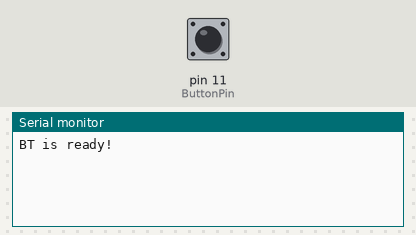
This sketch was run on a simulated Arduino Uno, built with avr-gcc and run on an emulated ATmega328P. On the bench: the last lines printed to the serial monitor. Inputs (shaded band) come from the test bench; at power-on: pin 11 (ButtonPin) LOW.

Above: at 1.2 s.
1.3 s: pin 11 (ButtonPin) pulled HIGH for 0.15 s
At 2.3 s:
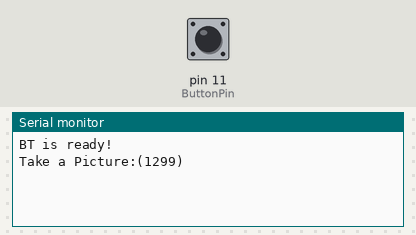
2.9 s: pin 11 (ButtonPin) pulled HIGH for 1 s
At 3.5 s:
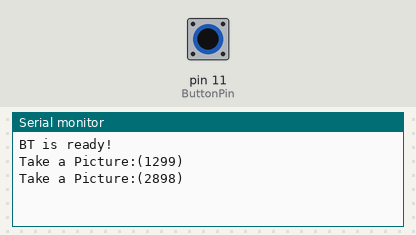

The sketch:

BT_Talk_Button.ino
```cpp
//  ref HC-05與HC-06藍牙模組補充說明（三）：使用Arduino設定AT命令
// ref http://swf.com.tw/?p=712

#include <SoftwareSerial.h>   // 引用程式庫
#define ButtonPin 11
char senddata ;

// 定義連接藍牙模組的序列埠
SoftwareSerial BT(8, 9); // 接收腳, 傳送腳
char val;  // 儲存接收資料的變數
int waitme = 0 ;

void setup() {
  pinMode(ButtonPin , INPUT) ;    // set Button pin as input data
  Serial.begin(9600);   // 與電腦序列埠連線
  Serial.println("BT is ready!");

  // 設定藍牙模組的連線速率
  // 如果是HC-05，請改成38400
  BT.begin(9600);
}

void loop() {
        if (waitme == 0)
          {
                if (digitalRead(ButtonPin)== HIGH)
                {
                    waitme = 1 ;
                    senddata = 99 ;
                    Serial.print("Take a Picture:(") ;
                    Serial.print(millis()) ;
                    Serial.print(")\n") ;
                   BT.write(senddata);
                   delay(1000) ;
                   waitme = 0  ;
                }
          }


  // 若收到藍牙模組的資料，則送到「序列埠監控視窗」
  if (BT.available()) {
    val = BT.read();
    Serial.print(val);
  }

  // 若收到「序列埠監控視窗」的資料，則送到藍牙模組
  if (Serial.available()) {
    val = Serial.read();
    BT.write(val);
  }
}
```

Measured:
- after the input at 1.3 s, the serial monitor: prints a new line at once (image 1)
- after the input at 2.9 s, the serial monitor: prints a new line at once (image 2)
